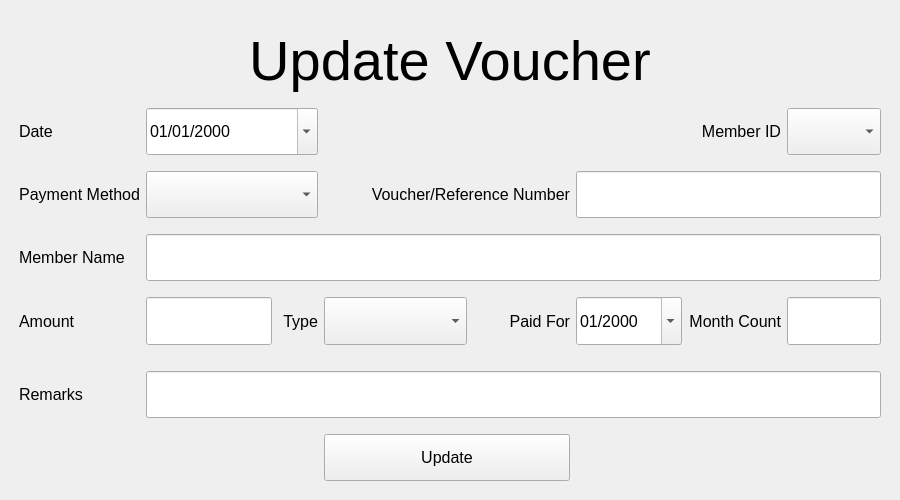
<?xml version="1.0" encoding="UTF-8"?>
<ui version="4.0">
 <class>MainWindow_update_receipt</class>
 <widget class="QMainWindow" name="MainWindow_update_receipt">
  <property name="geometry">
   <rect>
    <x>0</x>
    <y>0</y>
    <width>900</width>
    <height>500</height>
   </rect>
  </property>
  <property name="windowTitle">
   <string>MainWindow</string>
  </property>
  <widget class="QWidget" name="centralwidget">
   <layout class="QGridLayout" name="gridLayout_2">
    <item row="1" column="0">
     <layout class="QGridLayout" name="gridLayout">
      <item row="3" column="12" colspan="2">
       <widget class="QLabel" name="label_3">
        <property name="sizePolicy">
         <sizepolicy hsizetype="Expanding" vsizetype="Expanding">
          <horstretch>0</horstretch>
          <verstretch>0</verstretch>
         </sizepolicy>
        </property>
        <property name="font">
         <font>
          <pointsize>12</pointsize>
         </font>
        </property>
        <property name="text">
         <string>Member ID</string>
        </property>
        <property name="alignment">
         <set>Qt::AlignRight|Qt::AlignTrailing|Qt::AlignVCenter</set>
        </property>
       </widget>
      </item>
      <item row="6" column="1">
       <spacer name="verticalSpacer_4">
        <property name="orientation">
         <enum>Qt::Vertical</enum>
        </property>
        <property name="sizeType">
         <enum>QSizePolicy::Fixed</enum>
        </property>
        <property name="sizeHint" stdset="0">
         <size>
          <width>20</width>
          <height>10</height>
         </size>
        </property>
       </spacer>
      </item>
      <item row="0" column="1">
       <spacer name="verticalSpacer">
        <property name="orientation">
         <enum>Qt::Vertical</enum>
        </property>
        <property name="sizeType">
         <enum>QSizePolicy::Fixed</enum>
        </property>
        <property name="sizeHint" stdset="0">
         <size>
          <width>20</width>
          <height>10</height>
         </size>
        </property>
       </spacer>
      </item>
      <item row="9" column="12" colspan="2">
       <widget class="QLabel" name="label_11">
        <property name="sizePolicy">
         <sizepolicy hsizetype="Expanding" vsizetype="Expanding">
          <horstretch>0</horstretch>
          <verstretch>0</verstretch>
         </sizepolicy>
        </property>
        <property name="font">
         <font>
          <pointsize>12</pointsize>
         </font>
        </property>
        <property name="text">
         <string>Month Count</string>
        </property>
        <property name="alignment">
         <set>Qt::AlignRight|Qt::AlignTrailing|Qt::AlignVCenter</set>
        </property>
       </widget>
      </item>
      <item row="0" column="15">
       <spacer name="horizontalSpacer_3">
        <property name="orientation">
         <enum>Qt::Horizontal</enum>
        </property>
        <property name="sizeType">
         <enum>QSizePolicy::Fixed</enum>
        </property>
        <property name="sizeHint" stdset="0">
         <size>
          <width>10</width>
          <height>20</height>
         </size>
        </property>
       </spacer>
      </item>
      <item row="11" column="2" colspan="13">
       <widget class="QLineEdit" name="lineEdit_remarks">
        <property name="sizePolicy">
         <sizepolicy hsizetype="Expanding" vsizetype="Expanding">
          <horstretch>0</horstretch>
          <verstretch>0</verstretch>
         </sizepolicy>
        </property>
        <property name="font">
         <font>
          <pointsize>12</pointsize>
         </font>
        </property>
       </widget>
      </item>
      <item row="10" column="4">
       <spacer name="horizontalSpacer_12">
        <property name="orientation">
         <enum>Qt::Horizontal</enum>
        </property>
        <property name="sizeType">
         <enum>QSizePolicy::Fixed</enum>
        </property>
        <property name="sizeHint" stdset="0">
         <size>
          <width>40</width>
          <height>20</height>
         </size>
        </property>
       </spacer>
      </item>
      <item row="9" column="2" colspan="2">
       <widget class="QLineEdit" name="lineEdit_amount">
        <property name="sizePolicy">
         <sizepolicy hsizetype="Expanding" vsizetype="Expanding">
          <horstretch>0</horstretch>
          <verstretch>0</verstretch>
         </sizepolicy>
        </property>
        <property name="font">
         <font>
          <pointsize>12</pointsize>
         </font>
        </property>
       </widget>
      </item>
      <item row="12" column="1">
       <spacer name="verticalSpacer_8">
        <property name="orientation">
         <enum>Qt::Vertical</enum>
        </property>
        <property name="sizeType">
         <enum>QSizePolicy::Fixed</enum>
        </property>
        <property name="sizeHint" stdset="0">
         <size>
          <width>20</width>
          <height>10</height>
         </size>
        </property>
       </spacer>
      </item>
      <item row="3" column="2" colspan="3">
       <widget class="QDateEdit" name="dateEdit_entry_date">
        <property name="sizePolicy">
         <sizepolicy hsizetype="Expanding" vsizetype="Expanding">
          <horstretch>0</horstretch>
          <verstretch>0</verstretch>
         </sizepolicy>
        </property>
        <property name="font">
         <font>
          <pointsize>12</pointsize>
         </font>
        </property>
        <property name="displayFormat">
         <string>dd/MM/yyyy</string>
        </property>
        <property name="calendarPopup">
         <bool>true</bool>
        </property>
       </widget>
      </item>
      <item row="10" column="7">
       <spacer name="horizontalSpacer_15">
        <property name="orientation">
         <enum>Qt::Horizontal</enum>
        </property>
        <property name="sizeType">
         <enum>QSizePolicy::Fixed</enum>
        </property>
        <property name="sizeHint" stdset="0">
         <size>
          <width>40</width>
          <height>20</height>
         </size>
        </property>
       </spacer>
      </item>
      <item row="10" column="10">
       <spacer name="horizontalSpacer_20">
        <property name="orientation">
         <enum>Qt::Horizontal</enum>
        </property>
        <property name="sizeType">
         <enum>QSizePolicy::Fixed</enum>
        </property>
        <property name="sizeHint" stdset="0">
         <size>
          <width>40</width>
          <height>20</height>
         </size>
        </property>
       </spacer>
      </item>
      <item row="9" column="4">
       <widget class="QLabel" name="label_7">
        <property name="sizePolicy">
         <sizepolicy hsizetype="Expanding" vsizetype="Expanding">
          <horstretch>0</horstretch>
          <verstretch>0</verstretch>
         </sizepolicy>
        </property>
        <property name="font">
         <font>
          <pointsize>12</pointsize>
         </font>
        </property>
        <property name="text">
         <string>Type</string>
        </property>
        <property name="alignment">
         <set>Qt::AlignRight|Qt::AlignTrailing|Qt::AlignVCenter</set>
        </property>
       </widget>
      </item>
      <item row="14" column="1">
       <spacer name="verticalSpacer_7">
        <property name="orientation">
         <enum>Qt::Vertical</enum>
        </property>
        <property name="sizeType">
         <enum>QSizePolicy::Fixed</enum>
        </property>
        <property name="sizeHint" stdset="0">
         <size>
          <width>20</width>
          <height>10</height>
         </size>
        </property>
       </spacer>
      </item>
      <item row="4" column="1">
       <spacer name="verticalSpacer_3">
        <property name="orientation">
         <enum>Qt::Vertical</enum>
        </property>
        <property name="sizeType">
         <enum>QSizePolicy::Fixed</enum>
        </property>
        <property name="sizeHint" stdset="0">
         <size>
          <width>20</width>
          <height>10</height>
         </size>
        </property>
       </spacer>
      </item>
      <item row="5" column="10" colspan="5">
       <widget class="QLineEdit" name="lineEdit_receipt_number">
        <property name="sizePolicy">
         <sizepolicy hsizetype="Expanding" vsizetype="Expanding">
          <horstretch>0</horstretch>
          <verstretch>0</verstretch>
         </sizepolicy>
        </property>
        <property name="font">
         <font>
          <pointsize>12</pointsize>
         </font>
        </property>
       </widget>
      </item>
      <item row="9" column="5" colspan="3">
       <widget class="QComboBox" name="comboBox_type">
        <property name="sizePolicy">
         <sizepolicy hsizetype="Expanding" vsizetype="Expanding">
          <horstretch>0</horstretch>
          <verstretch>0</verstretch>
         </sizepolicy>
        </property>
        <property name="font">
         <font>
          <pointsize>12</pointsize>
         </font>
        </property>
       </widget>
      </item>
      <item row="10" column="2">
       <spacer name="horizontalSpacer_10">
        <property name="orientation">
         <enum>Qt::Horizontal</enum>
        </property>
        <property name="sizeType">
         <enum>QSizePolicy::Fixed</enum>
        </property>
        <property name="sizeHint" stdset="0">
         <size>
          <width>80</width>
          <height>20</height>
         </size>
        </property>
       </spacer>
      </item>
      <item row="3" column="1">
       <widget class="QLabel" name="label">
        <property name="sizePolicy">
         <sizepolicy hsizetype="Expanding" vsizetype="Expanding">
          <horstretch>0</horstretch>
          <verstretch>0</verstretch>
         </sizepolicy>
        </property>
        <property name="font">
         <font>
          <pointsize>12</pointsize>
         </font>
        </property>
        <property name="text">
         <string>Date</string>
        </property>
       </widget>
      </item>
      <item row="9" column="8" colspan="2">
       <widget class="QLabel" name="label_9">
        <property name="sizePolicy">
         <sizepolicy hsizetype="Expanding" vsizetype="Expanding">
          <horstretch>0</horstretch>
          <verstretch>0</verstretch>
         </sizepolicy>
        </property>
        <property name="font">
         <font>
          <pointsize>12</pointsize>
         </font>
        </property>
        <property name="text">
         <string>Paid For</string>
        </property>
        <property name="alignment">
         <set>Qt::AlignRight|Qt::AlignTrailing|Qt::AlignVCenter</set>
        </property>
       </widget>
      </item>
      <item row="9" column="10" colspan="2">
       <widget class="QDateEdit" name="dateEdit_paid_for">
        <property name="sizePolicy">
         <sizepolicy hsizetype="Expanding" vsizetype="Expanding">
          <horstretch>0</horstretch>
          <verstretch>0</verstretch>
         </sizepolicy>
        </property>
        <property name="font">
         <font>
          <pointsize>12</pointsize>
         </font>
        </property>
        <property name="displayFormat">
         <string>MM/yyyy</string>
        </property>
        <property name="calendarPopup">
         <bool>true</bool>
        </property>
       </widget>
      </item>
      <item row="10" column="11">
       <spacer name="horizontalSpacer_18">
        <property name="orientation">
         <enum>Qt::Horizontal</enum>
        </property>
        <property name="sizeType">
         <enum>QSizePolicy::Fixed</enum>
        </property>
        <property name="sizeHint" stdset="0">
         <size>
          <width>60</width>
          <height>20</height>
         </size>
        </property>
       </spacer>
      </item>
      <item row="11" column="1">
       <widget class="QLabel" name="label_10">
        <property name="sizePolicy">
         <sizepolicy hsizetype="Expanding" vsizetype="Expanding">
          <horstretch>0</horstretch>
          <verstretch>0</verstretch>
         </sizepolicy>
        </property>
        <property name="font">
         <font>
          <pointsize>12</pointsize>
         </font>
        </property>
        <property name="text">
         <string>Remarks</string>
        </property>
       </widget>
      </item>
      <item row="13" column="5" colspan="5">
       <widget class="QPushButton" name="pushButton_update">
        <property name="sizePolicy">
         <sizepolicy hsizetype="Expanding" vsizetype="Expanding">
          <horstretch>0</horstretch>
          <verstretch>0</verstretch>
         </sizepolicy>
        </property>
        <property name="font">
         <font>
          <pointsize>12</pointsize>
         </font>
        </property>
        <property name="text">
         <string>Update</string>
        </property>
       </widget>
      </item>
      <item row="5" column="5">
       <spacer name="horizontalSpacer_11">
        <property name="orientation">
         <enum>Qt::Horizontal</enum>
        </property>
        <property name="sizeType">
         <enum>QSizePolicy::Fixed</enum>
        </property>
        <property name="sizeHint" stdset="0">
         <size>
          <width>40</width>
          <height>20</height>
         </size>
        </property>
       </spacer>
      </item>
      <item row="5" column="2" colspan="3">
       <widget class="QComboBox" name="comboBox_method">
        <property name="sizePolicy">
         <sizepolicy hsizetype="Expanding" vsizetype="Expanding">
          <horstretch>0</horstretch>
          <verstretch>0</verstretch>
         </sizepolicy>
        </property>
        <property name="font">
         <font>
          <pointsize>12</pointsize>
         </font>
        </property>
       </widget>
      </item>
      <item row="9" column="1">
       <widget class="QLabel" name="label_6">
        <property name="sizePolicy">
         <sizepolicy hsizetype="Expanding" vsizetype="Expanding">
          <horstretch>0</horstretch>
          <verstretch>0</verstretch>
         </sizepolicy>
        </property>
        <property name="font">
         <font>
          <pointsize>12</pointsize>
         </font>
        </property>
        <property name="text">
         <string>Amount</string>
        </property>
       </widget>
      </item>
      <item row="3" column="14">
       <widget class="QComboBox" name="comboBox_member_id">
        <property name="sizePolicy">
         <sizepolicy hsizetype="Expanding" vsizetype="Expanding">
          <horstretch>0</horstretch>
          <verstretch>0</verstretch>
         </sizepolicy>
        </property>
        <property name="font">
         <font>
          <pointsize>12</pointsize>
         </font>
        </property>
       </widget>
      </item>
      <item row="2" column="1">
       <spacer name="verticalSpacer_2">
        <property name="orientation">
         <enum>Qt::Vertical</enum>
        </property>
        <property name="sizeType">
         <enum>QSizePolicy::Fixed</enum>
        </property>
        <property name="sizeHint" stdset="0">
         <size>
          <width>20</width>
          <height>10</height>
         </size>
        </property>
       </spacer>
      </item>
      <item row="7" column="1">
       <widget class="QLabel" name="label_4">
        <property name="sizePolicy">
         <sizepolicy hsizetype="Expanding" vsizetype="Expanding">
          <horstretch>0</horstretch>
          <verstretch>0</verstretch>
         </sizepolicy>
        </property>
        <property name="font">
         <font>
          <pointsize>12</pointsize>
         </font>
        </property>
        <property name="text">
         <string>Member Name</string>
        </property>
       </widget>
      </item>
      <item row="5" column="1">
       <widget class="QLabel" name="label_8">
        <property name="sizePolicy">
         <sizepolicy hsizetype="Expanding" vsizetype="Expanding">
          <horstretch>0</horstretch>
          <verstretch>0</verstretch>
         </sizepolicy>
        </property>
        <property name="font">
         <font>
          <pointsize>12</pointsize>
         </font>
        </property>
        <property name="text">
         <string>Payment Method</string>
        </property>
        <property name="alignment">
         <set>Qt::AlignRight|Qt::AlignTrailing|Qt::AlignVCenter</set>
        </property>
       </widget>
      </item>
      <item row="1" column="1" colspan="14">
       <widget class="QLabel" name="label_5">
        <property name="sizePolicy">
         <sizepolicy hsizetype="Expanding" vsizetype="Expanding">
          <horstretch>0</horstretch>
          <verstretch>0</verstretch>
         </sizepolicy>
        </property>
        <property name="font">
         <font>
          <pointsize>42</pointsize>
         </font>
        </property>
        <property name="text">
         <string>Update Voucher</string>
        </property>
        <property name="alignment">
         <set>Qt::AlignCenter</set>
        </property>
       </widget>
      </item>
      <item row="7" column="2" colspan="13">
       <widget class="QLineEdit" name="lineEdit_member_name">
        <property name="sizePolicy">
         <sizepolicy hsizetype="Expanding" vsizetype="Expanding">
          <horstretch>0</horstretch>
          <verstretch>0</verstretch>
         </sizepolicy>
        </property>
        <property name="font">
         <font>
          <pointsize>12</pointsize>
         </font>
        </property>
       </widget>
      </item>
      <item row="10" column="3">
       <spacer name="horizontalSpacer_13">
        <property name="orientation">
         <enum>Qt::Horizontal</enum>
        </property>
        <property name="sizeType">
         <enum>QSizePolicy::Fixed</enum>
        </property>
        <property name="sizeHint" stdset="0">
         <size>
          <width>40</width>
          <height>20</height>
         </size>
        </property>
       </spacer>
      </item>
      <item row="0" column="0">
       <spacer name="horizontalSpacer">
        <property name="orientation">
         <enum>Qt::Horizontal</enum>
        </property>
        <property name="sizeType">
         <enum>QSizePolicy::Fixed</enum>
        </property>
        <property name="sizeHint" stdset="0">
         <size>
          <width>10</width>
          <height>20</height>
         </size>
        </property>
       </spacer>
      </item>
      <item row="10" column="1">
       <spacer name="verticalSpacer_6">
        <property name="orientation">
         <enum>Qt::Vertical</enum>
        </property>
        <property name="sizeType">
         <enum>QSizePolicy::Fixed</enum>
        </property>
        <property name="sizeHint" stdset="0">
         <size>
          <width>20</width>
          <height>10</height>
         </size>
        </property>
       </spacer>
      </item>
      <item row="10" column="6">
       <spacer name="horizontalSpacer_16">
        <property name="orientation">
         <enum>Qt::Horizontal</enum>
        </property>
        <property name="sizeType">
         <enum>QSizePolicy::Fixed</enum>
        </property>
        <property name="sizeHint" stdset="0">
         <size>
          <width>40</width>
          <height>20</height>
         </size>
        </property>
       </spacer>
      </item>
      <item row="8" column="1">
       <spacer name="verticalSpacer_5">
        <property name="orientation">
         <enum>Qt::Vertical</enum>
        </property>
        <property name="sizeType">
         <enum>QSizePolicy::Fixed</enum>
        </property>
        <property name="sizeHint" stdset="0">
         <size>
          <width>20</width>
          <height>10</height>
         </size>
        </property>
       </spacer>
      </item>
      <item row="9" column="14">
       <widget class="QLineEdit" name="lineEdit_count">
        <property name="sizePolicy">
         <sizepolicy hsizetype="Expanding" vsizetype="Expanding">
          <horstretch>0</horstretch>
          <verstretch>0</verstretch>
         </sizepolicy>
        </property>
        <property name="font">
         <font>
          <pointsize>12</pointsize>
         </font>
        </property>
       </widget>
      </item>
      <item row="5" column="6" colspan="4">
       <widget class="QLabel" name="label_2">
        <property name="sizePolicy">
         <sizepolicy hsizetype="Expanding" vsizetype="Expanding">
          <horstretch>0</horstretch>
          <verstretch>0</verstretch>
         </sizepolicy>
        </property>
        <property name="font">
         <font>
          <pointsize>12</pointsize>
         </font>
        </property>
        <property name="text">
         <string>Voucher/Reference Number</string>
        </property>
        <property name="alignment">
         <set>Qt::AlignRight|Qt::AlignTrailing|Qt::AlignVCenter</set>
        </property>
       </widget>
      </item>
     </layout>
    </item>
   </layout>
  </widget>
 </widget>
 <tabstops>
  <tabstop>dateEdit_entry_date</tabstop>
  <tabstop>comboBox_member_id</tabstop>
  <tabstop>comboBox_method</tabstop>
  <tabstop>lineEdit_receipt_number</tabstop>
  <tabstop>lineEdit_member_name</tabstop>
  <tabstop>lineEdit_amount</tabstop>
  <tabstop>comboBox_type</tabstop>
  <tabstop>dateEdit_paid_for</tabstop>
  <tabstop>lineEdit_count</tabstop>
  <tabstop>lineEdit_remarks</tabstop>
  <tabstop>pushButton_update</tabstop>
 </tabstops>
 <resources/>
 <connections/>
</ui>
